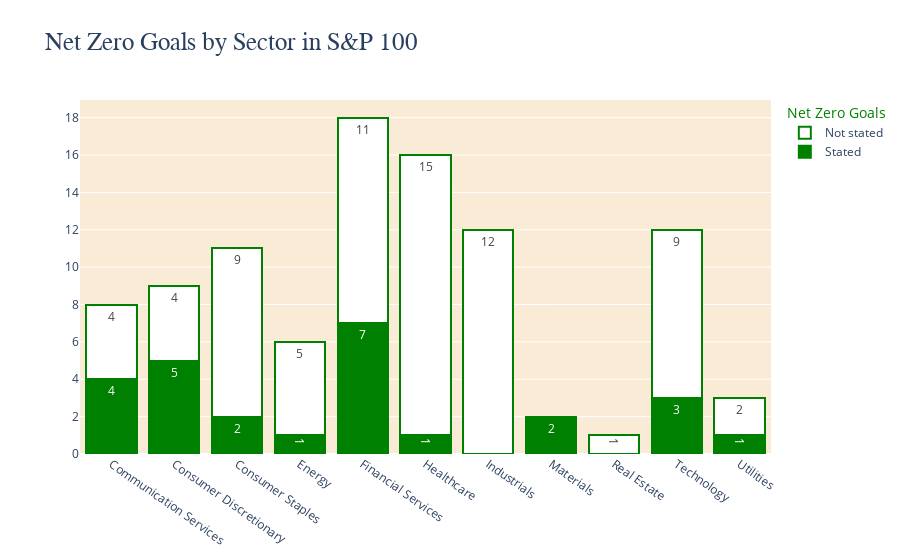

Notebook code for this chart:
### Code cell
offline.iplot(fig)

### Figure 1 — Plotly figure (JSON) as saved in the notebook; plotly's stock layout.template omitted (floating-point values rounded to 4 significant figures)
{"data": [{"marker": {"color": "green", "line": {"color": "green", "width": 2}}, "name": "Stated", "text": [4, 5, 2, 1, 7, 1, 2, 3, 1], "textposition": "auto", "type": "bar", "x": ["Communication Services", "Consumer Discretionary", "Consumer Staples", "Energy", "Financial Services", "Healthcare", "Materials", "Technology", "Utilities"], "y": [4, 5, 2, 1, 7, 1, 2, 3, 1]}, {"marker": {"color": "white", "line": {"color": "green", "width": 2}}, "name": "Not stated", "text": [4, 4, 9, 5, 11, 15, 12, 1, 9, 2], "textposition": "auto", "type": "bar", "x": ["Communication Services", "Consumer Discretionary", "Consumer Staples", "Energy", "Financial Services", "Healthcare", "Industrials", "Real Estate", "Technology", "Utilities"], "y": [4, 4, 9, 5, 11, 15, 12, 1, 9, 2]}], "layout": {"barmode": "stack", "legend": {"title": {"font": {"color": "green"}, "text": "Net Zero Goals"}}, "plot_bgcolor": "antiquewhite", "showlegend": true, "title": {"font": {"family": "Arial", "size": 25}, "text": "Net Zero Goals by Sector in S&P 100"}, "xaxis": {"categoryorder": "category ascending", "tickangle": 35}}}
